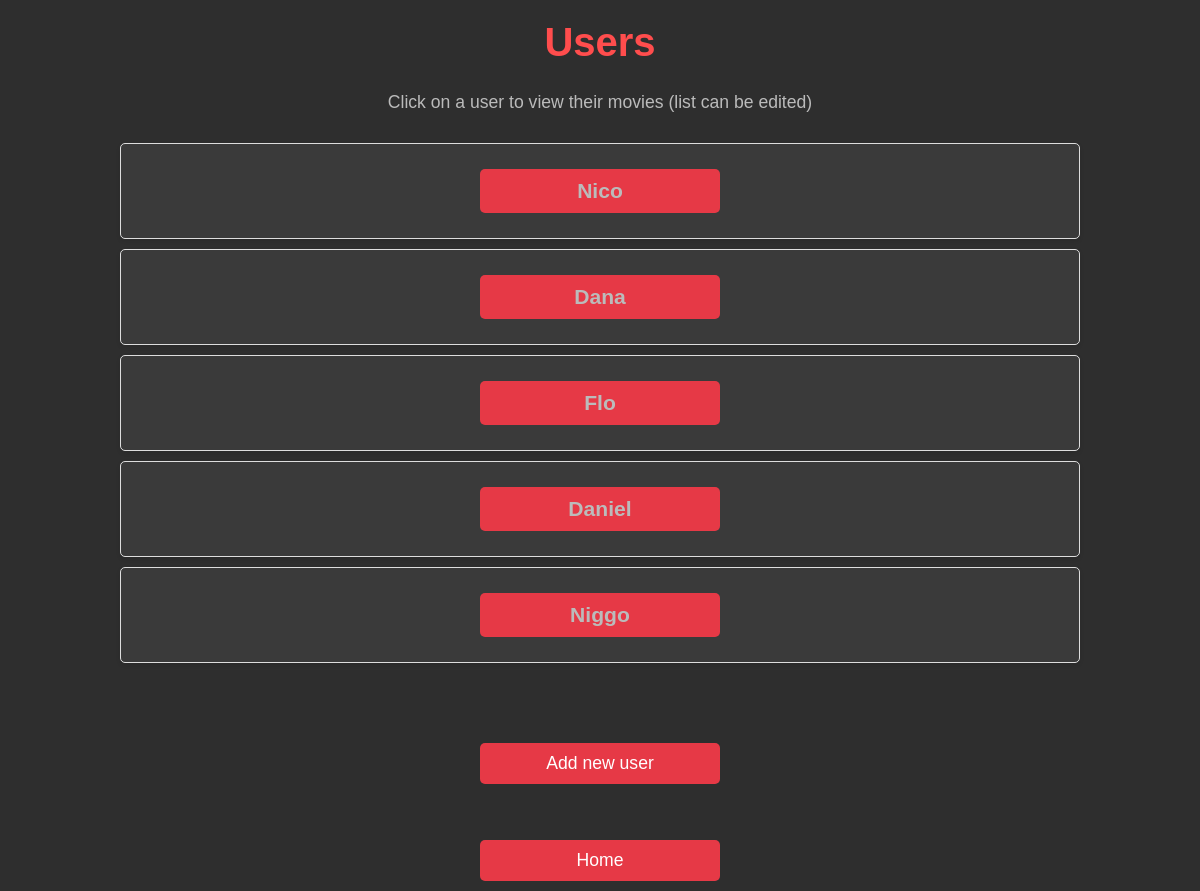
/users, run on an earlier commit of the app's database.
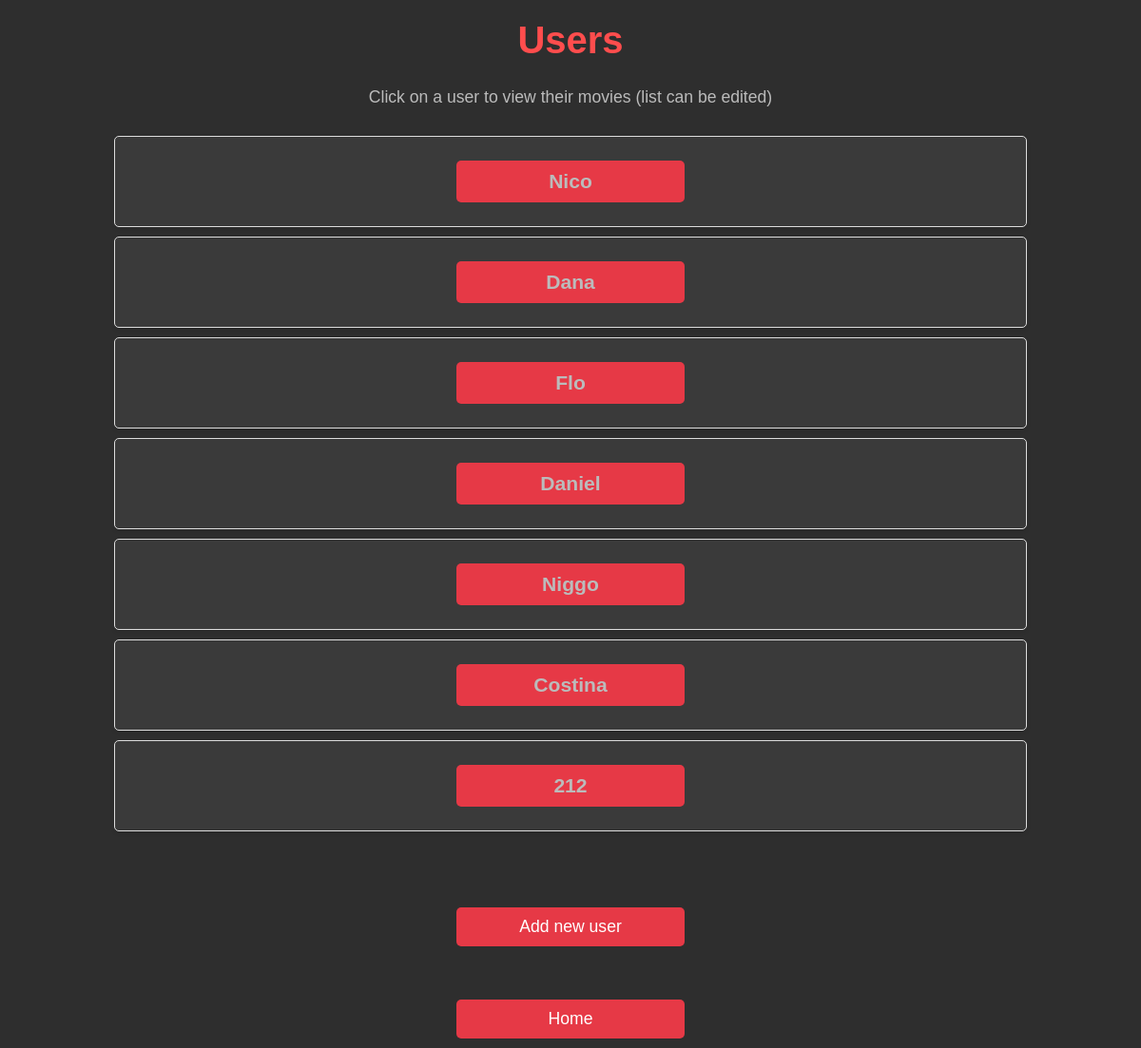
And on a later commit of the database.
### datamanager/data_models.py (models this page shows, shortened)
class User(db.Model):
    __tablename__ = 'users'
    id = db.Column(db.Integer, primary_key=True, autoincrement=True)
    name = db.Column(db.String, nullable=False)
    movies = db.relationship('Movie', secondary=user_movie_association, back_populates='users')

### app.py (the view)
@app.route('/users')
def list_users():
    users = data_manager.get_all_users()
    return render_template('users.html', users=users), 200

### datamanager/SQLite_data_manager.py (called while the page is built)
    def get_all_users(self):
        try:
            list_of_all_users = self.db.session.query(User).all()
            return list_of_all_users
        except SQLAlchemyError as e:
            self.db.session.rollback()
            print(f"A database error occurred at getting all users: {e}")

### templates/users.html (shortened to what this page needs)
<!DOCTYPE html>
<html lang="en">
  <head>
    <link rel="stylesheet" href="{{ url_for('static', filename='style_users.css') }}">
  </head>
  <body>
    <h1>Users</h1>
    <p>Click on a user to view their movies (list can be edited)</p>
    <ul>
        {% for user in users %}
         <li><a href="{{ url_for('list_user_movies', user_id=user.id) }}">{{ user.name }}</a></li>
        {% endfor %}
    </ul>
    <br><br><br>
    <a href="{{ url_for('add_user') }}">Add new user</a>
    <br><br>
    <a href="{{ url_for('home') }}">Home</a>
  </body>
</html>

### static/style_users.css (style rules this page uses)
body { font-family: 'Arial', sans-serif; background-color: #2e2e2e; margin: 0; padding: 0; color: #e0e0e0; }
h1 { text-align: center; color: #ff4d4d; font-size: 2.5em; margin-top: 20px; }
p { text-align: center; font-size: 1.1em; color: #bbb; margin-bottom: 30px; }
ul { list-style-type: none; padding: 0; text-align: center; }
ul li { background-color: #3a3a3a; border: 1px solid #ddd; border-radius: 5px; margin: 10px auto; width: 80%; padding: 15px; font-size: 1.2em; box-shadow: 0 2px 4px rgba(0, 0, 0, 0.1); box-sizing: border-box; }
ul li a { text-decoration: none; color: #bbb; font-weight: bold; display: block; }
a { text-decoration: none; color: #fff; background-color: #e63946; padding: 10px 20px; border-radius: 5px; margin: 10px auto; display: block; width: 200px; text-align: center; font-size: 1.1em; }

What changed in the data, as far as the page shows it:
added User: name "Costina"
added User: name "212"
